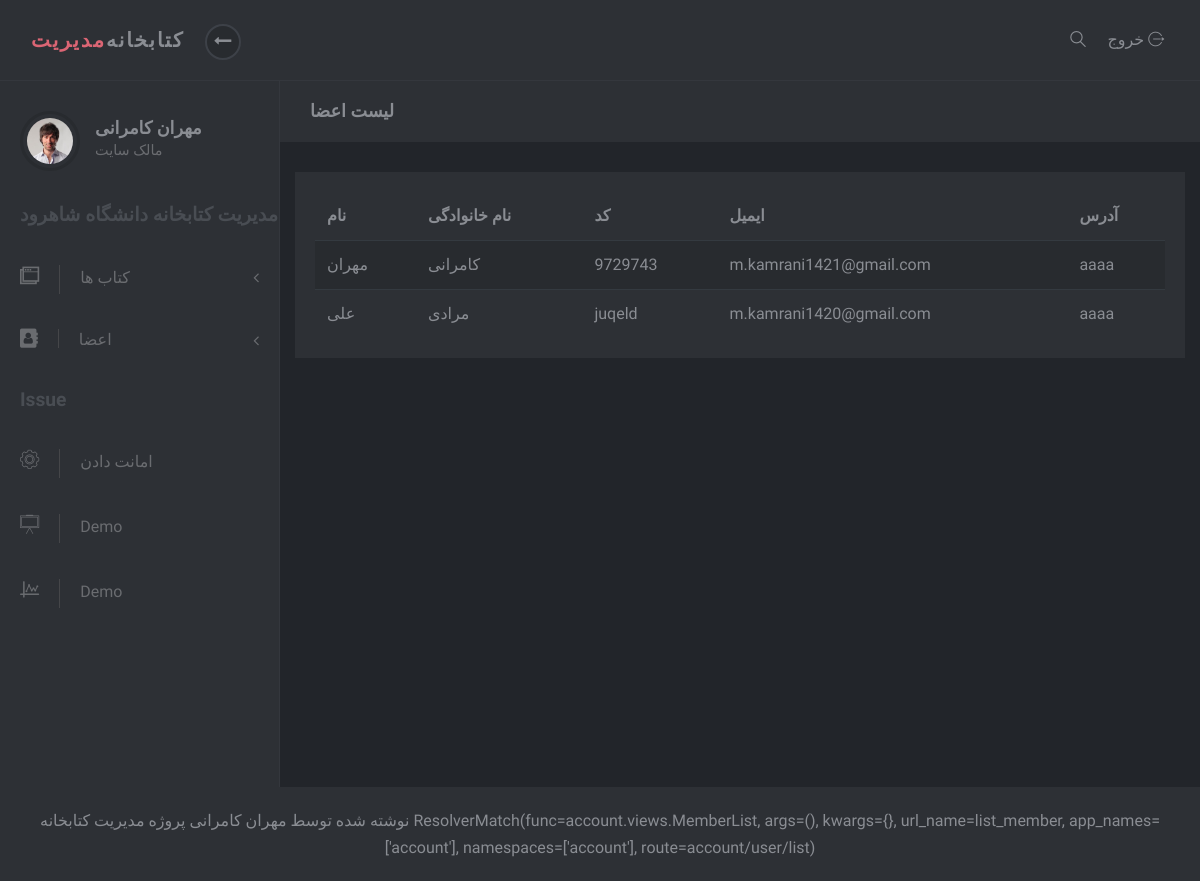
The page /account/user/list (signed in) on the database its author committed.
### account/models.py (models this page shows)
class User(AbstractUser):
	email = models.EmailField(unique=True, verbose_name='ایمیل')
	slug = models.SlugField(unique=True, blank=True, verbose_name="کد کاربر")
	address=models.CharField(default='aaaa',max_length=200,verbose_name='آدرس')

### account/views.py (the view)
# urls.py: path('user/list', MemberList.as_view(), name='list_member'),
class MemberList(SuperUserAccessMixin, ListView):
    template_name = 'registrations/list_member.html'
    queryset = User.objects.all()

### account/mixins.py (called while the page is built)
    def dispatch(self, request, *args, **kwargs):
        if request.user.is_superuser:
            return super().dispatch(request, *args, **kwargs)
        else:
            raise Http404

### templates/registrations/list_member.html (shortened to what this page needs)
{% extends 'registrations/base.html' %}
{% load static %}
{% block code %}
    <div class="page-content">
        <div class="page-header">
            <div class="container-fluid">
                <h2 class="h5 no-margin-bottom">لیست اعضا</h2>
            </div>
        </div>
        <div class="col-lg-12">
            <div class="block">
                <div class="table-responsive">
                    <table class="table table-striped table-hover">
                        <thead>
                        <tr>
                            <th>نام</th>
                            <th>نام خانوادگی</th>
                            <th>کد</th>
                            <th>ایمیل</th>
                            <th>آدرس</th>
                        </tr>
                        </thead>
                        <tbody>
                        {% for member in object_list %}
                            <tr>
                                <td>{{ member.first_name }}</td>
                                <td>{{ member.last_name }}</td>
                                <td>{{ member.slug }}</td>
                                <td>{{ member.email }}</td>
                                <td>{{ member.address }}</td>
                            </tr>
                        {% endfor %}
                        </tbody>
                    </table>
                </div>
            </div>
        </div>
    </div>
{% endblock %}

### templates/registrations/sidebar.html (shortened to what this page needs)
{% load static %}
<nav id="sidebar">
    <div class="sidebar-header d-flex align-items-center">
        <div class="avatar"><img src="{% static 'adminlte/img/avatar-6.jpg' %}" alt="..."
                                 class="img-fluid rounded-circle"></div>
        <div class="title">
            <h1 class="h5">{{ request.user.get_full_name }}</h1>
            {% if request.user.is_superuser %}
                <p>مالک سایت</p>
            {% else %}
                <p>کاربر عادی</p>
            {% endif %}
        </div>
    </div>
    <span class="heading">مدیریت کتابخانه دانشگاه شاهرود</span>
    <ul class="list-unstyled">
        <li>
            <a href="#exampledropdownDropdown" aria-expanded="false" data-toggle="collapse">
                <i class="icon-windows"></i>کتاب ها </a>
        </li>
        {% if request.user.is_superuser %}
            <li>
                <a href="#exampledropdownDropdown2" aria-expanded="false" data-toggle="collapse">
                    <i class="fa fa-address-book" aria-hidden="true"></i>اعضا</a>
            </li>
            </ul>
            <span class="heading">Issue</span>
            <ul class="list-unstyled">
                <li><a href="{% url 'account:issue' %}"> <i class="icon-settings"></i>امانت دادن </a></li>
                <li><a href="#"> <i class="icon-writing-whiteboard"></i>Demo </a></li>
                <li><a href="#"> <i class="icon-chart"></i>Demo </a></li>
            </ul>
        {% endif %}
</nav>

### account/static/adminlte/css/style.default.css (style rules this page uses)
body { position: relative; }
a { -webkit-transition: all 0.3s; transition: all 0.3s; display: inline-block; }
p { line-height: 1.7; }
i, span, strong { display: inline-block; }
.no-margin-bottom { margin-bottom: 0 !important; }
.block { padding: 20px; background: #2d3035; color: #8a8d93; margin-bottom: 30px; }
.page-content { position: relative; background: #22252a; min-height: 100vh; width: calc(100% - 280px); padding: 0; padding-bottom: 70px; }
.page-header { padding: 20px 15px; background: #2d3035; color: #8a8d93; margin-bottom: 30px; }
i[class*='icon-'] { -webkit-transform: translateY(2px); transform: translateY(2px); }
nav#sidebar { width: 280px; background: #2d3035; color: #6a6c70; border-right: 1px solid #34373d; }
nav#sidebar a { color: inherit; text-decoration: none; position: relative; }
nav#sidebar a[data-toggle="collapse"]::after { content: '\f104'; display: inline-block; -webkit-transform: translateY(-50%); transform: translateY(-50%); font-family: 'FontAwesome'; position: absolute; top: 50%; right: 20px; }
nav#sidebar a i { font-size: 1.2em; margin-right: 10px; -webkit-transition: none; transition: none; }
nav#sidebar .sidebar-header { padding: 30px 20px; }
nav#sidebar .sidebar-header h1, nav#sidebar .sidebar-header p { margin-bottom: 0; }
nav#sidebar .sidebar-header h1 { color: #8a8d93; }
nav#sidebar .sidebar-header p { font-size: 0.9rem; }
nav#sidebar span.heading { font-weight: 700; margin-left: 20px; color: #494d53; font-size: 1.2rem; margin-bottom: 15px; }
nav#sidebar .avatar { width: 60px; height: 60px; border-radius: 50%; overflow: hidden; margin-right: 15px; background: none; padding: 4px; border: 3px solid #282b2f; }
nav#sidebar ul { max-height: none; }
nav#sidebar li { position: relative; }
nav#sidebar li a { padding: 18px 20px; display: block; font-weight: 400; }
nav#sidebar li a i { margin-right: 20px; -webkit-transition: all 0.3s; transition: all 0.3s; padding-right: 20px; border-right: 1px solid #454649; }
nav#sidebar li::before { content: ''; width: 2px; height: 100%; background: none; display: block; position: absolute; top: 0; left: 0; z-index: 99; }
.table { margin-bottom: 0; }
.table td, .table th { border-color: #343a40; }
.table thead th { border: none; }
.table-striped tbody tr { -webkit-transition: all 0.3s; transition: all 0.3s; }
.table-striped tbody tr:nth-of-type(odd) { background-color: #282b2f; }
body { font-family: "Muli", sans-serif; font-size: 1rem; font-weight: 400; line-height: 1.5; color: #8a8d93; background-color: #fff; }
a { color: #DB6574; text-decoration: none; }
h1, h2, h3, h4, h5, h6, .h1, .h2, .h3, .h4, .h5, .h6 { margin-bottom: 0.5rem; font-family: inherit; font-weight: 700; line-height: 1.2; color: inherit; }
h1, .h1 { font-size: 2.5rem; }
h2, .h2 { font-size: 1.7rem; }
h5, .h5 { font-size: 1.1rem; }

### rows shown on the page
User: user.get_full_name "مهران کامرانی", first_name "مهران", last_name "کامرانی", slug "9729743", email "m.kamrani1421@gmail.com", address "aaaa"
User: first_name "علی", last_name "مرادی", slug "juqeld", email "m.kamrani1420@gmail.com", address "aaaa"

### other values the page prints
{{ request.resolver_match }} "ResolverMatch(func=account.views.MemberList, args=(), kwargs={}, url_name=list_member, app_names=['account'], namespaces=['account'], route=account/user/list)"
